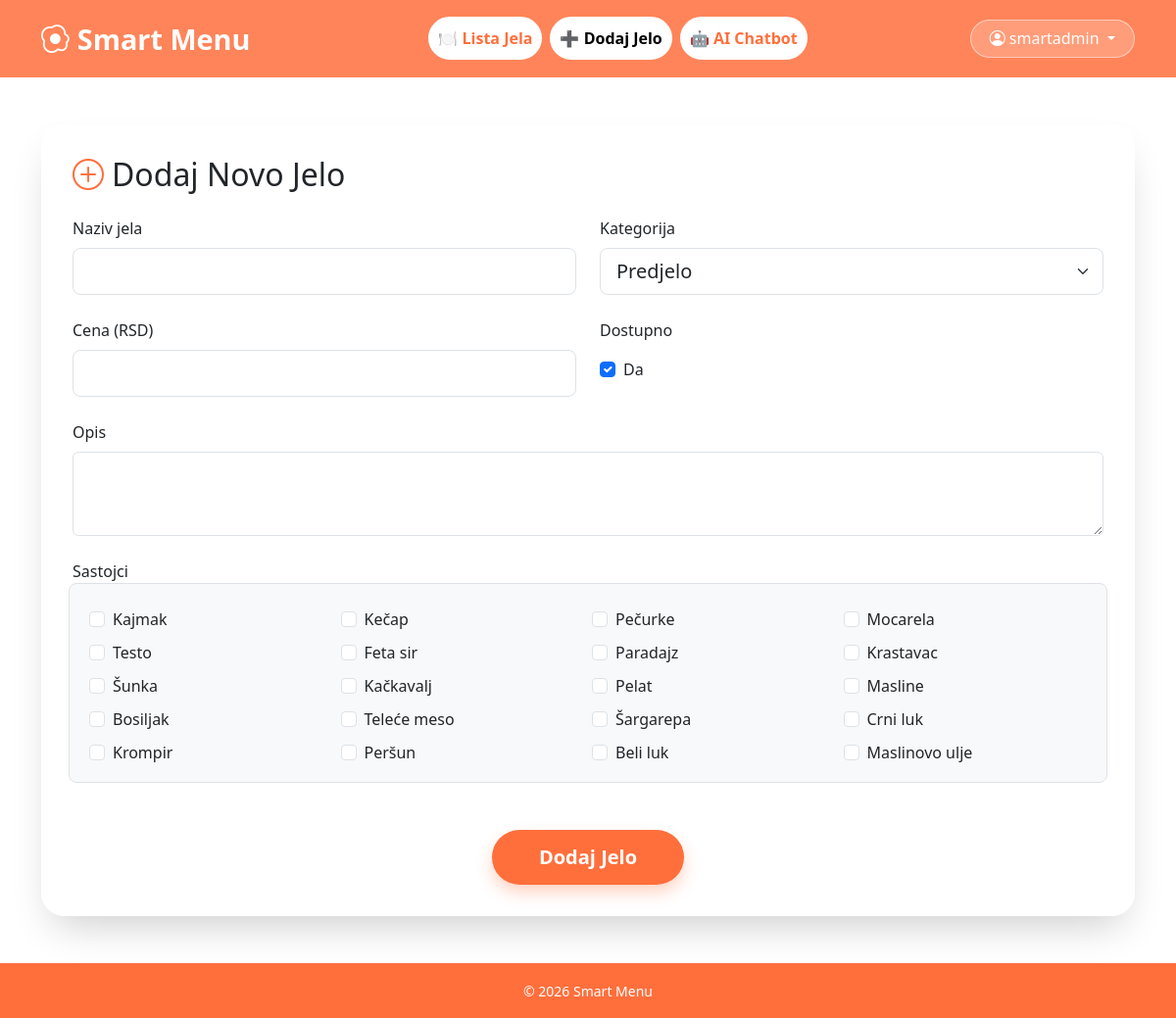
Screenshot of /dodaj_jelo/ (signed in) with the database file from the repository.
### smart_menu_app/models.py (models this page shows, shortened)
class Sastojak(models.Model):
    naziv_sastojka = models.CharField(max_length=255)
    alergen = models.BooleanField(default=False)
    tip = models.CharField(max_length=50)

### smart_menu_app/views.py (the view, shortened to what this page needs)
# urls.py: path('dodaj_jelo/', views.dodaj_jelo, name='dodaj_jelo'),
@login_required
def dodaj_jelo(request):
    sastojci = Sastojak.objects.all()
    return render(request, 'smart_menu_app/dodaj_jelo.html', {
        'sastojci': sastojci
    })

### SmartMenu/smart_menu_app/templates/smart_menu_app/dodaj_jelo.html (shortened to what this page needs)
<!DOCTYPE html>
<html lang="en">
<head>
    <link href="https://cdn.jsdelivr.net/npm/bootstrap@5.3.2/dist/css/bootstrap.min.css" rel="stylesheet">
    <link rel="stylesheet" href="https://cdn.jsdelivr.net/npm/bootstrap-icons@1.11.0/font/bootstrap-icons.css">
</head>
<body>
<nav class="navbar navbar-expand-lg navbar-custom">
    <div class="container">
        <a class="navbar-brand" href="{% url 'lista_jela' %}"><i class="bi bi-egg-fried me-2"></i>Smart Menu</a>
        <div class="collapse navbar-collapse" id="navbarNav">
            <ul class="navbar-nav mx-auto gap-2">
                <li class="nav-item"><a class="nav-link nav-btn" href="{% url 'lista_jela' %}">🍽️ Lista Jela</a></li>
                <li class="nav-item"><a class="nav-link nav-btn active" href="{% url 'dodaj_jelo' %}">➕ Dodaj Jelo</a></li>
                <li class="nav-item"><a class="nav-link nav-btn" href="{% url 'ai' %}">🤖 AI Chatbot</a></li>
            </ul>
            <div class="d-flex" id="userCorner">
                {% if user.is_authenticated %}
                <div class="dropdown">
                    <button class="btn user-btn dropdown-toggle" type="button" data-bs-toggle="dropdown">
                        <i class="bi bi-person-circle me-1"></i>{{ user.username }}
                    </button>
                </div>
                {% else %}
                <div class="d-flex gap-2">
                    <a href="{% url 'login' %}" class="btn user-btn">Prijava</a>
                    <a href="{% url 'register' %}" class="btn user-btn">Registracija</a>
                </div>
                {% endif %}
            </div>
        </div>
    </div>
</nav>
<main class="container my-5 flex-grow-1">
    <div class="glass-card">
        <h2 class="mb-4"><i class="bi bi-plus-circle me-2" style="color: var(--primary);"></i>Dodaj Novo Jelo</h2>
        <form method="post">
            <div class="row g-4">
                <div class="col-md-6">
                    <label class="form-label">Naziv jela</label>
                    <input type="text" class="form-control form-control-lg" name="naziv_jela" required>
                </div>
                <div class="col-md-6">
                    <label class="form-label">Kategorija</label>
                    <select class="form-select form-select-lg" name="kategorija" required>
                        <option value="predjelo">Predjelo</option>
                    </select>
                </div>
                <div class="col-md-6">
                    <label class="form-label">Cena (RSD)</label>
                    <input type="number" class="form-control form-control-lg" name="cena" step="0.01" required>
                </div>
                <div class="col-md-6">
                    <label class="form-label">Dostupno</label>
                    <div class="form-check mt-2">
                        <input class="form-check-input" type="checkbox" name="dostupno" checked>
                        <label class="form-check-label">Da</label>
                    </div>
                </div>
                <div class="col-12">
                    <label class="form-label">Opis</label>
                    <textarea class="form-control" name="opis" rows="3" required></textarea>
                </div>
                <div class="col-12">
                    <label class="form-label">Sastojci</label>
                    <div class="row row-cols-2 row-cols-md-4 g-2 p-3 border rounded-3 bg-light">
                        {% for sastojak in sastojci %}
                        <div class="col">
                            <div class="form-check">
                                <input class="form-check-input" type="checkbox" name="sastojci" value="{{ sastojak.id }}" id="sastojak_{{ sastojak.id }}">
                                <label class="form-check-label" for="sastojak_{{ sastojak.id }}">{{ sastojak.naziv_sastojka }}</label>
                            </div>
                        </div>
                        {% endfor %}
                    </div>
                </div>
            </div>
            <div class="text-center mt-5">
                <button type="submit" name="dodaj_jelo" class="btn btn-primary-custom btn-lg px-5">Dodaj Jelo</button>
            </div>
        </form>
    </div>
</main>
<footer class="text-center py-3">
    <div class="container"><small>© 2026 Smart Menu</small></div>
</footer>
</body>
</html>

### SmartMenu/smart_menu_app/templates/smart_menu_app/dodaj_jelo.html (style rules this page uses)
:root { --primary: #ff6f3c; --primary-dark: #e85d2c; --glass-bg: rgba(255, 255, 255, 0.85); }
body { background-image: url("https://img.freepik.com/free-photo/top-view-fast-food-mix-mozzarella-sticks-club-sandwich-hamburger-mushroom-pizza-caesar-shrimp-salad-french-fries-ketchup-mayo-cheese-sauces-table_141793-3998.jpg?semt=ais_hybrid&w=740&q=80"); background-size: cover; background-attachment: fixed; min-height: 100vh; display: flex; flex-direction: column; }
.navbar-custom { background: rgba(255, 111, 60, 0.85); backdrop-filter: blur(12px); padding: 0.8rem 0; }
.navbar-brand { color: white !important; font-weight: 700; font-size: 1.8rem; }
.nav-btn { background: white; color: var(--primary); border-radius: 40px; padding: 0.5rem 1.5rem; font-weight: 600; transition: all 0.3s; border: 2px solid white; }
.user-btn { background: rgba(255,255,255,0.2); color: white; border-radius: 40px; padding: 0.4rem 1.2rem; border: 1px solid rgba(255,255,255,0.5); }
.glass-card { background: var(--glass-bg); backdrop-filter: blur(12px); border-radius: 24px; padding: 2rem; box-shadow: 0 20px 40px -12px rgba(0,0,0,0.2); }
.btn-primary-custom { background: var(--primary); border: none; color: white; font-weight: 600; padding: 0.8rem 2rem; border-radius: 60px; box-shadow: 0 8px 16px rgba(255, 111, 60, 0.3); transition: all 0.3s; }
footer { background: var(--primary); color: white; margin-top: auto; }

### rows the page displays
Sastojak: naziv_sastojka "Kajmak"
Sastojak: naziv_sastojka "Kečap"
Sastojak: naziv_sastojka "Pečurke"
Sastojak: naziv_sastojka "Mocarela"
Sastojak: naziv_sastojka "Testo"
Sastojak: naziv_sastojka "Feta sir"
Sastojak: naziv_sastojka "Paradajz"
Sastojak: naziv_sastojka "Krastavac"
Sastojak: naziv_sastojka "Šunka"
Sastojak: naziv_sastojka "Kačkavalj"
Sastojak: naziv_sastojka "Pelat"
Sastojak: naziv_sastojka "Masline"
Sastojak: naziv_sastojka "Bosiljak"
Sastojak: naziv_sastojka "Teleće meso"
Sastojak: naziv_sastojka "Šargarepa"
Sastojak: naziv_sastojka "Crni luk"
Sastojak: naziv_sastojka "Krompir"
Sastojak: naziv_sastojka "Peršun"
Sastojak: naziv_sastojka "Beli luk"
Sastojak: naziv_sastojka "Maslinovo ulje"

### other values shown
{{ user.username }} "smartadmin"
